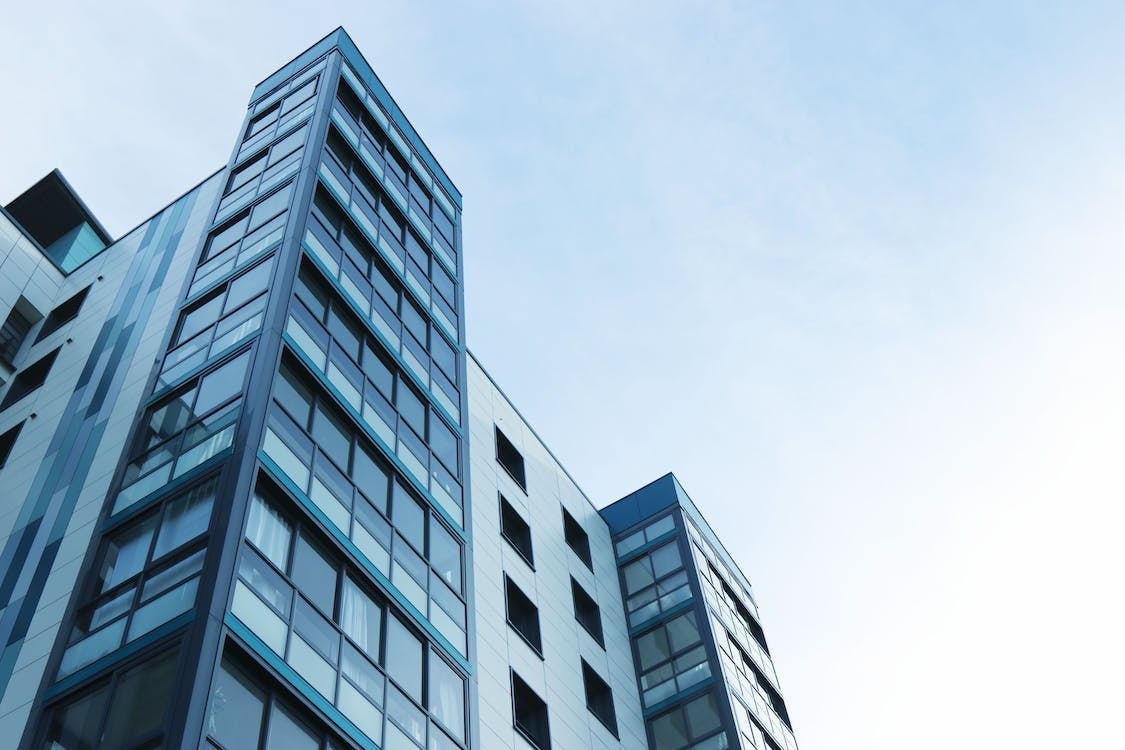
#> input picture img_data/building2.jpeg, 1125 x 750 px
$ jupyter execute 2.opencv_line_shape_detection_Q.ipynb
#> lines starting #> are read from the running program, lines starting #| are printed output that depends on the picture; after the words box and inside, x2 and y2 are one past the last pixel; in counts of white or black regions, pixels touching at a corner belong together
### 직선 검출

1. Canny Edge 검출
    엣지는 이미지에서 밝기가 급격하게 변하는 부분으로 간주되며
    cv2.Canny(image, threshold1, threshold2, edges=None, apertureSize=None, L2gradient=None) -> edges
    - image: 입력 영상
    - threshold1: 하단 임계값(이 임계값보다 강한 엣지 픽셀만 엣지 픽셀 후보로 남겨짐)
    - threshold2: 상단 임계값
    - threshold1:threshold2 = 1:2 또는 1:3
    - edges: 에지 영상
    - apertureSize: 소벨 연산을 위한 커널 크기. 기본값은 3.
    - L2gradient: True이면 L2 norm 사용, False이면 L1 norm 사용. 기본값은 False

[cell 1]
import sys
import numpy as np
import cv2

src = cv2.imread('./img_data/building2.jpeg', cv2.IMREAD_GRAYSCALE)
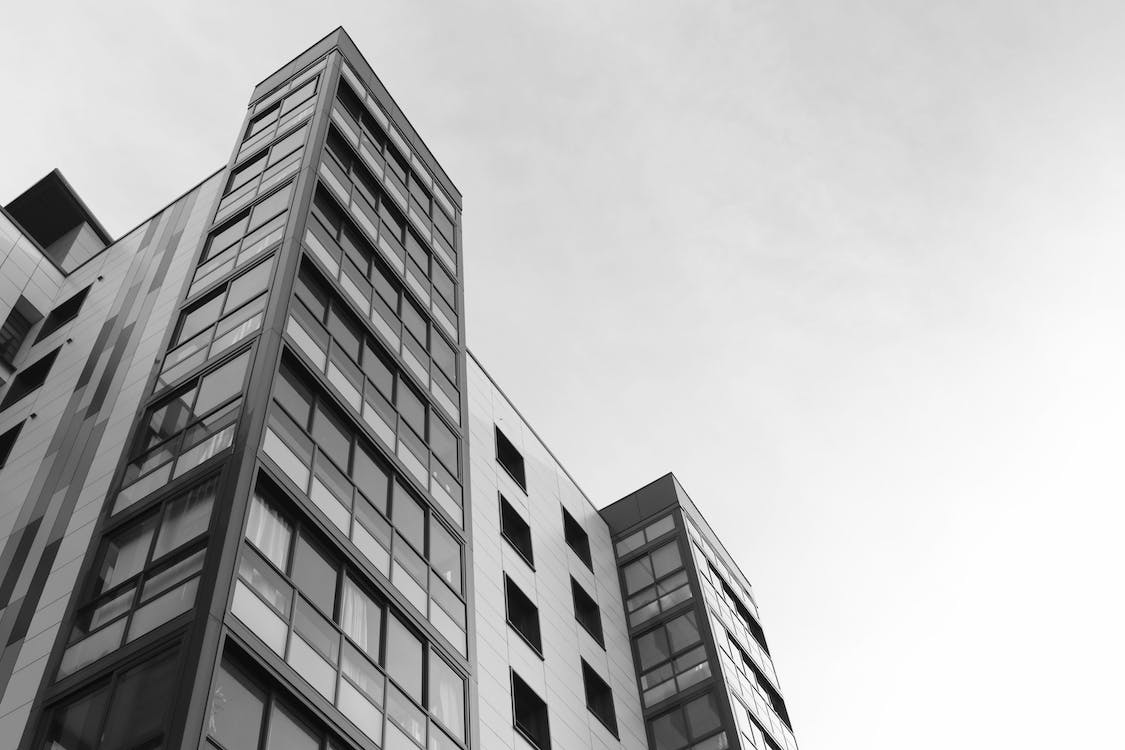
#> src: shape (750, 1125); min 0, max 255, mean 181.1

if src is None:
    print('Image load failed!')
    sys.exit()
img = cv2.resize(src,(500,500))
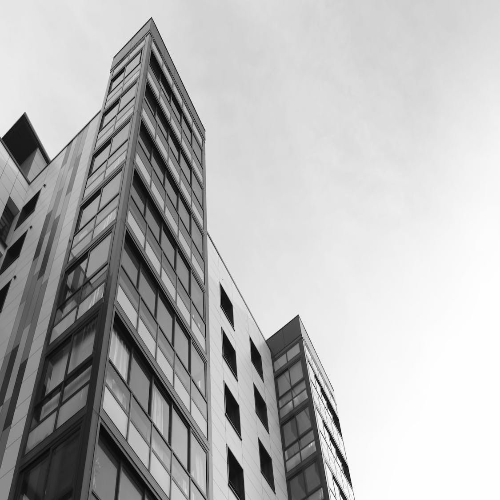
#> img: shape (500, 500); min 2, max 255, mean 181

# Canny 결과 저장
dst = cv2.Canny(img, 50, 150)
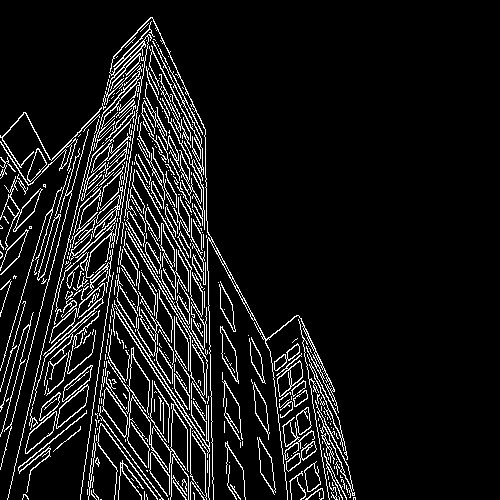
#> dst: shape (500, 500); 9.2% white in thin lines or dots, all inside (x1, y1, x2, y2) = (0, 17, 356, 500)

cv2.imshow('original', img)
cv2.imshow('detection', dst)
cv2.waitKey()
cv2.destroyAllWindows()

>결과

2. 허프 직선 검출
cv2.HoughLinesP(image, rho, theta, threshold, lines=None, minLineLength=None, maxLineGap=None) -> lines
    - image: 입력 에지 영상
    - rho: 축적 배열에서 rho 값의 간격 (e.g.) 1.0 → 1픽셀 간격
    - theta: 축적 배열에서 theta 값의 간격. (e.g.) np.pi/180 → 1° 간격
    - threshold: 축적 배열에서 직선으로 판단할 임계값
    - lines: 직선 파라미터 (rho, theta) 정보를 담고 있는 numpy.ndarray
    - minLineLength: 검출할 선분의 최소 길이
    - maxLineGap: 직선으로 간주할 최대 에지 점 간격

[cell 2]
import sys
import numpy as np
import cv2

src = cv2.imread('./img_data/building2.jpeg', cv2.IMREAD_GRAYSCALE)
img = cv2.resize(src,(500,500))

if src is None:
    print('Image load failed!')
    sys.exit()

# Canny 결과를 허프직선검출 함수로 넘겨 검출을 진행
edges = cv2.Canny(img, 50, 150)
lines = cv2.HoughLinesP(edges, 1, np.pi/180., 100, minLineLength=30, maxLineGap=3)
#> lines = 90 rows, first 6: [207, 229, 266, 340], [103, 386, 108, 352], [112, 307, 187, 422], [101, 352, 108, 300], [170, 158, 190, 198], [190, 431, 190, 476]

dst = cv2.cvtColor(edges, cv2.COLOR_GRAY2BGR)

# 검출된 값 시작점과 끝점을 받아 직선을 그림
if lines is not None:
    for i in range(lines.shape[0]):
        pt1 = (lines[i][0][0], lines[i][0][1]) # 시작점 좌표
        pt2 = (lines[i][0][2], lines[i][0][3]) # 끝점 좌표
        cv2.line(dst, pt1, pt2, (0,0,255), 2, cv2.LINE_AA)
#> this loop made 90 passes
#> (pt1, pt2) on passes 1 to 12: ((207, 229), (266, 340)), ((103, 386), (108, 352)), ((112, 307), (187, 422)), ((101, 352), (108, 300)), ((170, 158), (190, 198)), ((190, 431), (190, 476)), ((213, 247), (257, 328)), ((106, 292), (135, 105)), ((67, 373), (75, 335)), ((172, 383), (173, 351)), ((43, 343), (99, 116)), ((87, 492), (98, 408))
#> dst: shape (500, 500, 3); mean B, G, R 16.4, 16.4, 36.1

cv2.imshow('original', img)
cv2.imshow('detection', dst)
cv2.waitKey()
cv2.destroyAllWindows()

>결과

### 도형 검출

1. 허프 원 검출
cv2.HoughCircles(image, method, dp, minDist, circles=None, param1=None, param2=None, minRadius=None, maxRadius=None) → circles
    - image: 입력 영상 (에지 영상이 아닌 일반 영상)
    - method: OpenCV 4.2 이하에서는 cv2.HOUGH_GRADIENT만 지정 가능
    - dp: 입력 영상과 축적 배열의 크기 비율.
        -  1이면 동일 크기
        - 2이면 축적 배열의 가로, 세로 크기가 입력 영상의 반
    - minDist: 검출된 원 중심점들의 최소 거리
    - circles:(cs, cy, r) 정보를 담은 numpy.ndarray
    - param1: 케니 에지 검출기의 높은 임계값
    - param2: 축적 배열에서 원 검출을 위한 임계값
    - minRadius, maxRadius: 검출할 원의 최소, 최대 반지름

[cell 3]
import sys
import numpy as np
import cv2

src = cv2.imread('./img_data/dial.png')
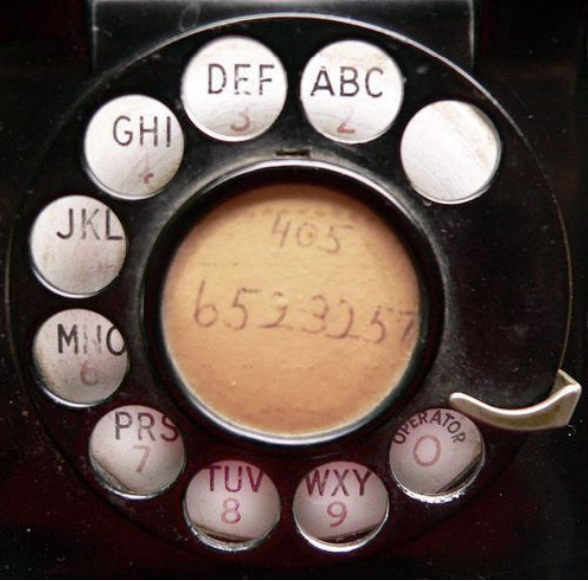
#> input picture img_data/dial.png, 588 x 581 px
#> src is the input picture: shape (581, 588, 3); mean B, G, R 70.7, 77.8, 93

if src is None:
    print('Image open failed!')
    sys.exit()

gray = cv2.cvtColor(src, cv2.COLOR_BGR2GRAY)
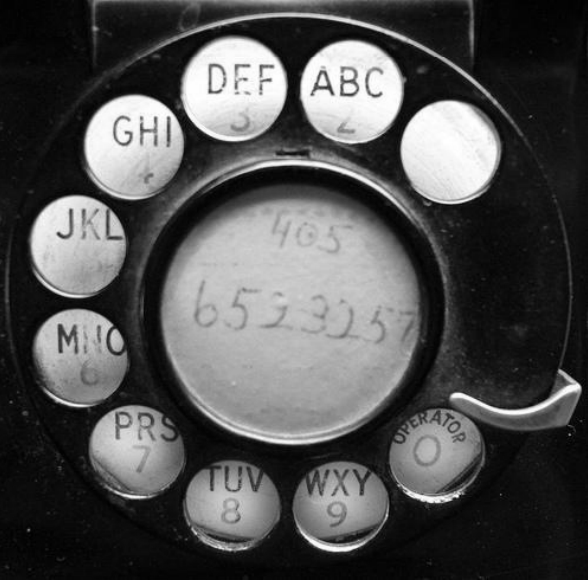
#> gray: shape (581, 588); min 0, max 255, mean 81.5
blr = cv2.GaussianBlur(gray, (0,0), 1.0)

# 읽어온 이미지의 원 최소거리(50), 최소반지름(10), 최대반지름(150)을 주어 검출 진행
circles = cv2.HoughCircles(blr, cv2.HOUGH_GRADIENT, 1, 50, param1=120, param2=50, minRadius=3, maxRadius=120)
#> circles = [[351.5, 91.5, 51.8], [134.5, 145.5, 50.5], [450.5, 149.5, 49.7], [232.5, 88.5, 52.7], [78.5, 358.5, 48.2], [77.5, 243.5, 47.3], [337.5, 506.5, 44.7], [135.5, 451.5, 47.1], [439.5, 453.5, 45.2], [513.5, 342.5, 71.3]]
dst = src.copy()

# 검출된 원이 있다면 각 원의 중심좌표와 반지름을 받아와 원을 그림
if circles is not None:
    for i in range(circles.shape[1]):
        cx, cy, radius = circles[0][i]
        cv2.circle(dst, (int(cx), int(cy)), int(radius), (0, 0, 255), 2, cv2.LINE_AA)
#> this loop made 10 passes
#> dst: shape (581, 588, 3)

cv2.imshow('original', src)
cv2.imshow('detected', dst)
cv2.waitKey()
cv2.destroyAllWindows()

>결과

2. 외곽선 검출
cv2.findContours(image, mode, method, contours=None, hierarchy=None, offset=None) → contours,
hierarchy
    - image: 입력 영상. non-zero 픽셀을 객체로 간주함
    - mode: 외곽선 검출 모드. cv2.RETR_로 시작하는 상수
    - method: 외곽선 근사화 방법. cv2.CHAIN_APPROX_로 시작하는 상수
    - contours: 검출된 외곽선 좌표
    - circles:(cs, cy, r) 정보를 담은 numpy.ndarray
    - hierarchy: 외곽선 계층 정보
    - offset: 좌표 값 이동 옵셋. 기본값은 (0, 0)

3. 외곽선 그리기
cv2.drawContours(image, contours, contourIdx, color, thickness=None, lineType=None, hierarchy=None, maxLevel=None, offset=None) → image
    - image: 입출력 영상
    - contours: (cv2.findContours() 함수로 구한) 외곽선 좌표 정보
    - contourIdx: 외곽선 인덱스. 음수(-1)을 지정하면 모든 외곽선을 그린다.
    - color: 외곽선 색상
    - thickness: 외곽선 두께. thickness < 0 이면 내부를 채운다.
    - lineType: LINE_4, LINE_8, LINE_AA 중 하나 지정
    - hierarchy: 외곽선 계층 정보
    - maxLevel: 그리기를 수행할 최대 외곽선 레벨. maxLevel = 0 이면 contourIdx로 지정된 외곽선만 그린다

[cell 4]
import cv2
import sys
img = cv2.imread('./img_data/polygon.png', cv2.IMREAD_GRAYSCALE)
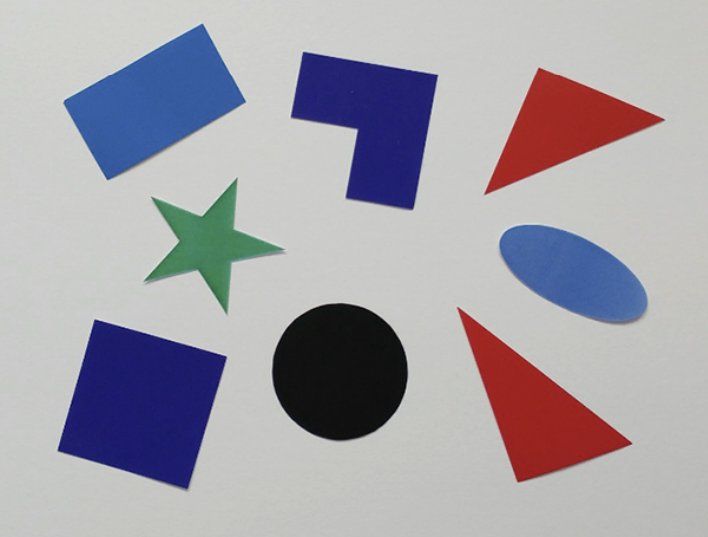
#> input picture img_data/polygon.png, 708 x 537 px
#> img: shape (537, 708); min 0, max 225, mean 165.9
if img is None:
    print('Image load failed!')
    sys.exit()

# 이미지의 이진화 : 이미지를 흑백으로 만들고 경계를 분리하는 프로세스로
# 이미지의 임계처리를 함
_, img_bin = cv2.threshold(img, 0, 255, cv2.THRESH_OTSU)
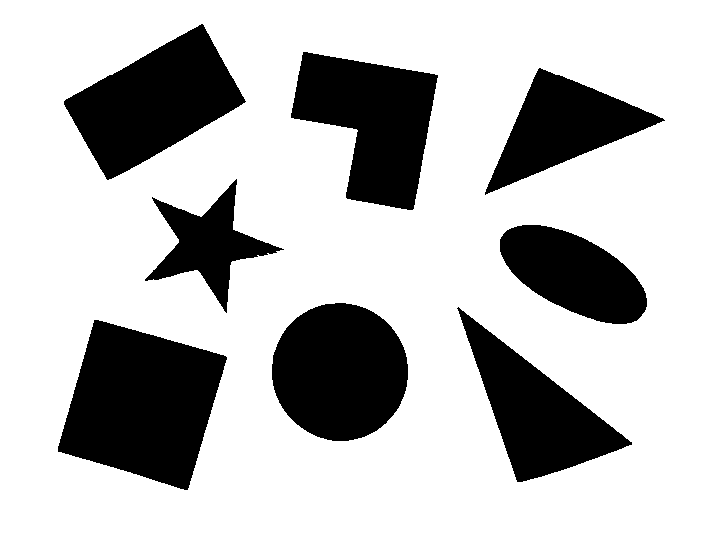
#> img_bin: shape (537, 708); 74% white; 8 black regions

# 임계처리된 이미지를 전달받아 외곽선 검출
contours, _ = cv2.findContours(img_bin, cv2.RETR_LIST, cv2.CHAIN_APPROX_NONE)
#> contours = 9 contours; largest, box (x1, y1, x2, y2) and area: (0, 0, 708, 537) 378952, (57, 319, 228, 491) 19221, (271, 302, 409, 442) 14904, (63, 23, 247, 181) 14772, (290, 51, 439, 211) 14346

dst = cv2.cvtColor(img, cv2.COLOR_GRAY2BGR)
#> dst: shape (537, 708, 3)

# 검출된 결과를 이용하여 외곽선 그리기
for i in range(len(contours)):
     cv2.drawContours(dst, contours, i, (0, 0, 255), 1, cv2.LINE_AA)
#> this loop made 9 passes
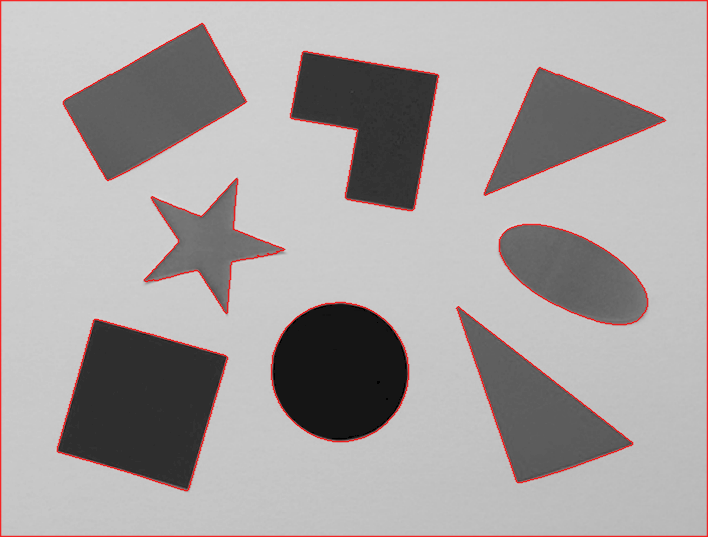
#> dst: shape (537, 708, 3); mean B, G, R 162.6, 162.6, 167.5

cv2.imshow('gray_img', img)
cv2.imshow('img_bin', img_bin)
cv2.imshow('contours', dst)
cv2.waitKey()
cv2.destroyAllWindows()

>결과

4. 도형 검출 예제

[cell 5]
import math
import cv2

# 전달받은 각 도형의 정보를 활용하여 바운딩박스를 그리고,
# 왼쪽상단에 라벨을 그리는 setLabel 함수 정의
def setLabel(img, pts, label):
    # 바운딩박스 그리기
    (x, y, w, h) = cv2.boundingRect(pts)
    pt1 = (x, y)
    pt2 = (x + w, y + h)
    cv2.rectangle(img, pt1, pt2, (0, 0, 255), 1)
    cv2.putText(img, label, pt1, cv2.FONT_HERSHEY_PLAIN, 1, (0, 0, 255))

def main():
    src = cv2.imread('./img_data/polygon.png', cv2.IMREAD_COLOR)
#> src is the input picture: shape (537, 708, 3); mean B, G, R 169.8, 161.5, 164.7
    dst = src.copy()
    if src is None:
        print('Image load failed!')
        return

    # 외곽선 검출
    gray = cv2.cvtColor(src, cv2.COLOR_BGR2GRAY)
#> gray: shape (537, 708)
    _, img_bin = cv2.threshold(gray, 0, 255, cv2.THRESH_BINARY_INV | cv2.THRESH_OTSU)
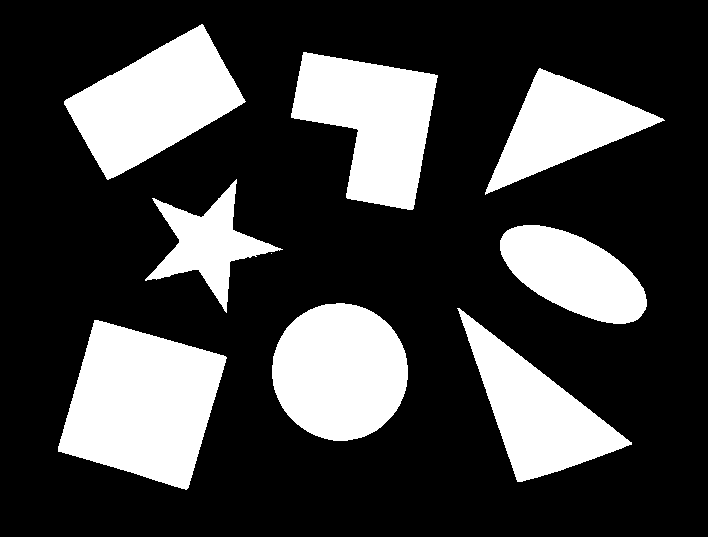
#> img_bin: shape (537, 708); 25.9% white; 9 white regions (1 under 20 px)
    contours, _ = cv2.findContours(img_bin, cv2.RETR_EXTERNAL, cv2.CHAIN_APPROX_NONE)
#> contours = 9 contours, 1 with area under 20; largest, box (x1, y1, x2, y2) and area: (58, 320, 227, 490) 18668, (272, 303, 408, 441) 14494, (64, 24, 246, 180) 14308, (291, 52, 438, 210) 13794, (457, 308, 632, 482) 11360, (485, 68, 665, 195) 9415, (500, 225, 647, 324) 8961, (145, 179, 283, 313) 5791

    # 검출된 도형의 면적을 구해 크기가 너무 작으면 무시
    for pts in contours:
        if cv2.contourArea(pts) < 400: # 크기가 너무 작으면 무시
            continue

        # approxPolyDP()함수를 사용해 검출된 외곽선을 근사화 함
        approx = cv2.approxPolyDP(pts, cv2.arcLength(pts, True)*0.02, True)
        vtc = len(approx)

        # 외곽선의 점개수에 따라 도형 판별 후 setLabel함수로 라벨링
        if vtc == 3:        # 삼각형
            setLabel(dst, pts, 'TRI')
        elif vtc == 4:      # 사각형
            setLabel(dst, pts, 'RECT')
            # 윤곽선의 길이와 면적의 비율이 1에 가깝다면 원으로 판별
        else:
            length = cv2.arcLength(pts, True)
            area = cv2.contourArea(pts)
            ratio = 4. * math.pi * area / (length * length)
            if ratio > 0.85:
                setLabel(dst, pts, 'CIR')
#> this loop made 9 passes
#> (vtc, length, area, ratio) on pass 3: (8, 450.3, 14494, 0.898)
#> (vtc, length, area, ratio) on passes 5, 6, 8: (8, 400.1, 8961, 0.703), (10, 554.8, 5791, 0.236), (6, 573.2, 13793.5, 0.528)
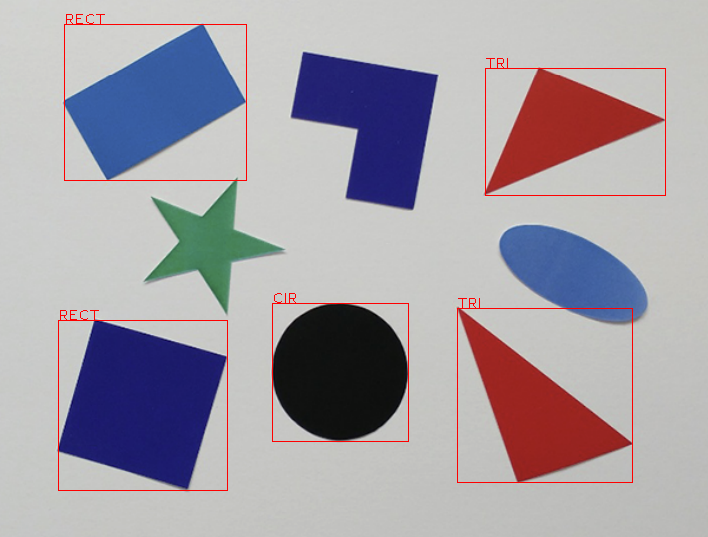
#> dst: shape (537, 708, 3); 0.94% of pixels changed, all inside (x1, y1, x2, y2) = (58, 14, 666, 491)

    cv2.imshow('src', src)
    cv2.imshow('dst', dst)
    cv2.waitKey()
    cv2.destroyAllWindows()

if __name__ == '__main__':
     main()
